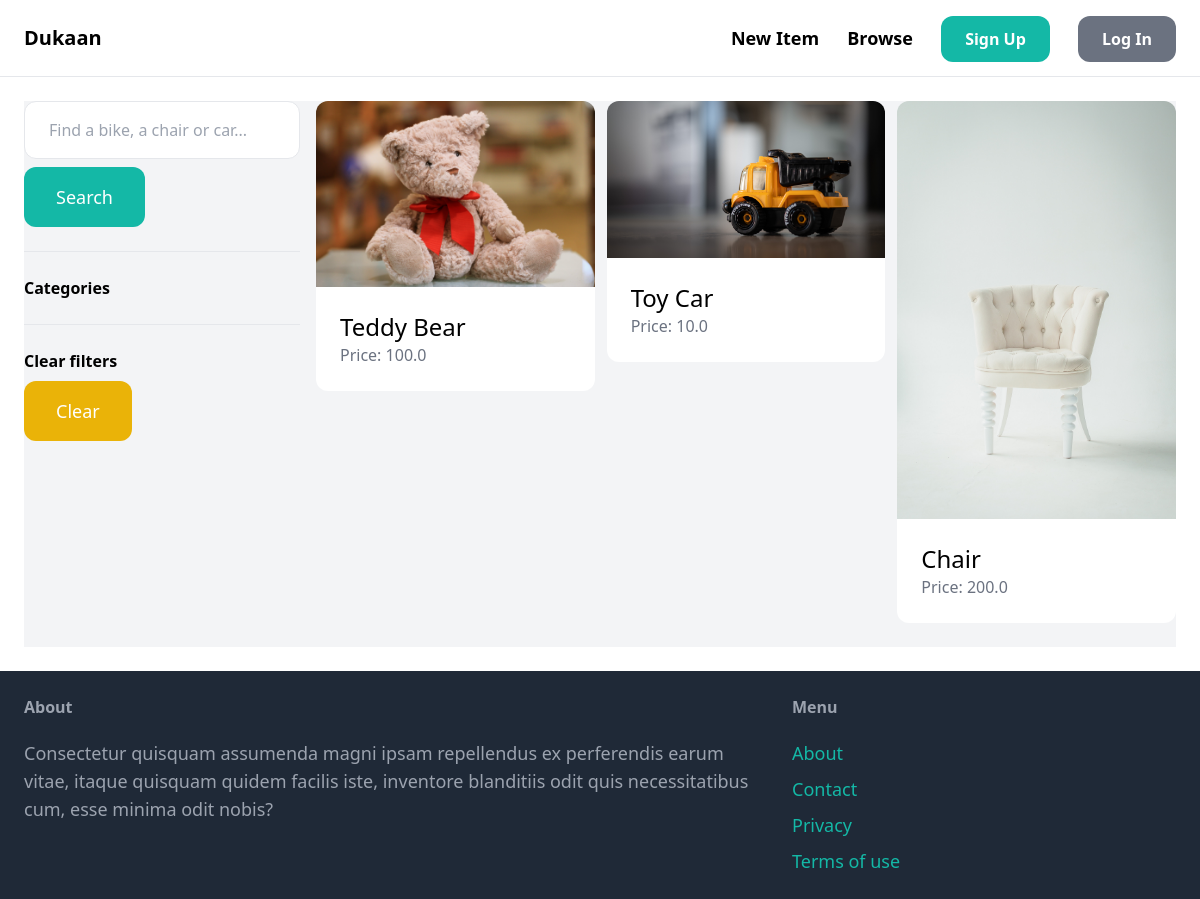
Page /items/ on the earlier database version.
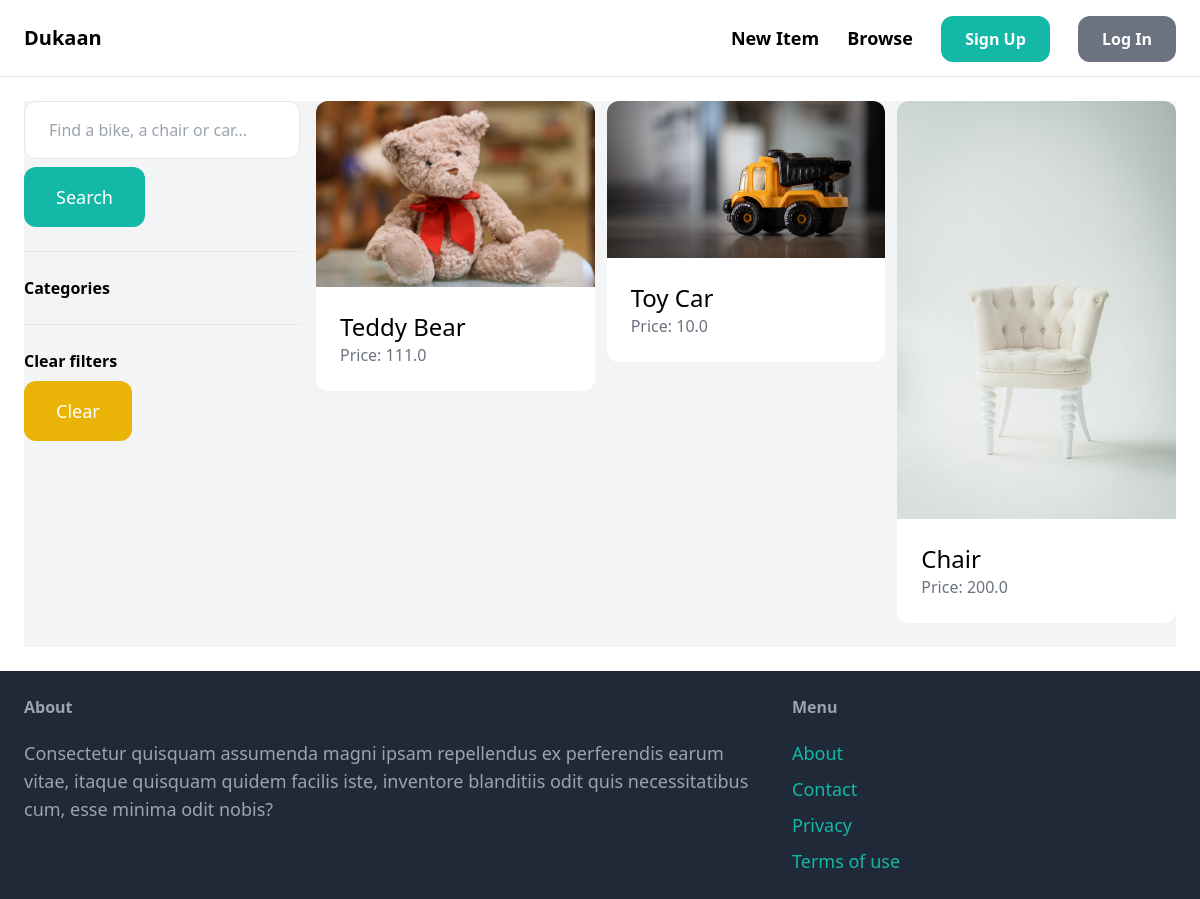
Same page on the later database version.
### item/models.py (models this page shows, shortened)
class Item(models.Model):
    category = models.ForeignKey(Category, related_name='items', on_delete=models.CASCADE)
    name = models.CharField(max_length=255)
    description = models.TextField(blank=True, null=True)
    price = models.FloatField()
    image = models.ImageField(upload_to='items_images', blank=True, null=True)
    is_sold = models.BooleanField(default=False)
    created_by = models.ForeignKey(User, related_name='items', on_delete=models.CASCADE)
    created_at = models.DateTimeField(auto_now_add=True)

### item/views.py (the view)
# urls.py: path('items/', include('item.urls')),
def items(request):
    items = Item.objects.filter(is_sold = False)
    return render(request, 'item/items.html', {
        'items' : items,
    })

### item/templates/item/items.html (shortened to what this page needs)
{% extends 'core/base.html' %}
{% block content %}
    <div class="pb-6 grid grid-cols-4 gap-4 bg-gray-100">
        <div class="col-span-1">
            <form method="get" action="{% url 'item:items' %}">
                <input name="query" class="w-full py-4 px-6 border rounded-xl" type="text" value="{{ query }}" placeholder="Find a bike, a chair or car...">
                <button class="mt-2 py-4 px-8 text-lg bg-teal-500 text-white rounded-xl">Search</button>
            </form>
            <hr class="my-6">
            <p class="font-semibold">Categories</p>
            <hr class="my-6">
            <p class="font-semibold">Clear filters</p>
            <ul>
                <li><a href="{% url 'item:items' %}" class="mt-2 py-4 px-8 inline-block bg-yellow-500 text-lg rounded-xl text-white">Clear</a>
        </div>
        <div class="col-span-3">
            <div class="grid grid-cols-3 gap-3">
                {% for item in items %}
                    <div>
                        <a href="{% url 'item:detail' item.id %}">
                            <div>
                                <img src="{{ item.image.url }}" class="rounded-t-xl">
                            </div>
                            <div class="p-6 bg-white rounded-b-xl">
                                <h2 class="text-2xl">{{ item.name }}</h2>
                                <p class="text-gray-500">Price: {{ item.price }}</p>
                            </div>
                        </a>
                    </div>
                {% endfor %}
            </div>
        </div>
    </div>
{% endblock %}

Differences in the rows shown:
changed Item "Teddy Bear": price "100.0" → "111.0"
